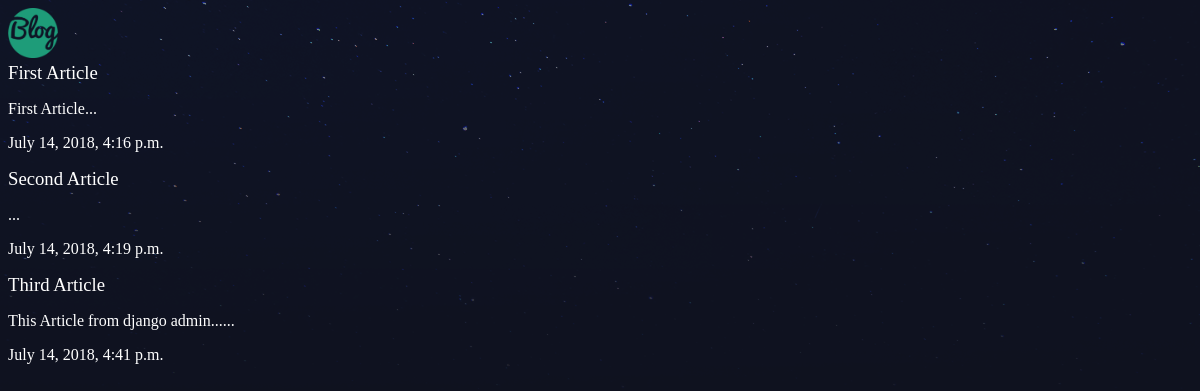
The app's page /articles/, older data.
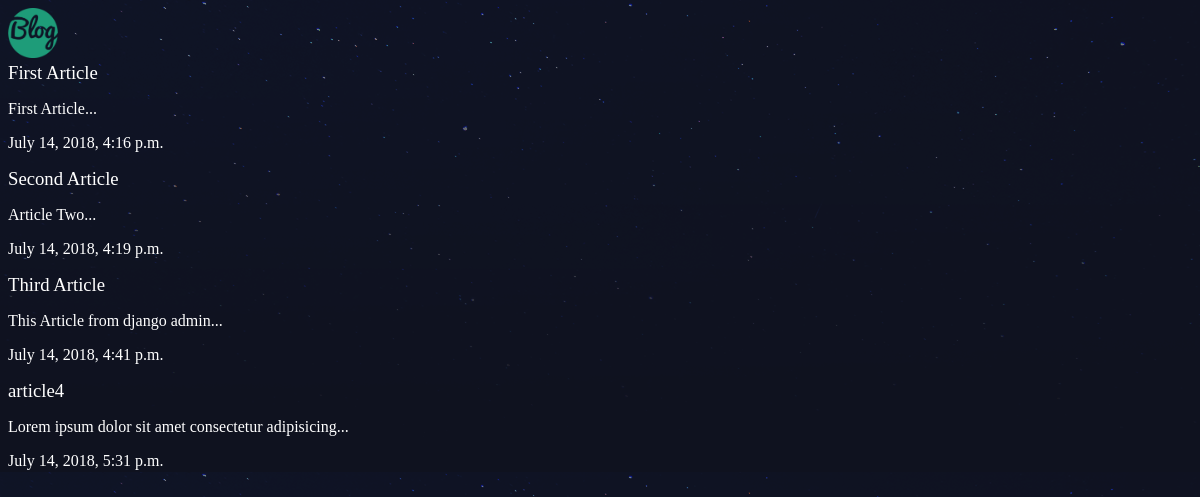
The same page, newer data.
### articles/models.py (models this page shows, shortened)
class Article(models.Model):
    title = models.CharField(max_length=100)
    slug  = models.SlugField()
    body  = models.TextField()
    date  = models.DateTimeField(auto_now_add=True)
    def snippet(self):
        return self.body[:50] + '...'

### articles/views.py (the view)
# urls.py: path('/', views.articles_list, name='list'),
def articles_list(request):
    articles = Article.objects.all().order_by('date')
    return render(request, 'articles/articles_list.html', { 'articles': articles })

### articles/templates/articles/articles_list.html
{% extends 'base_layout.html' %}
{% block content %}
    <div class="articles">
        {% for article in articles %}
        <div class="article">
            <h3><a href="{% url 'detail' slug=article.slug %}">{{ article.title }}</a></h3>
            <p>{{ article.snippet }}</p>
            <p>{{ article.date }}</p>
        </div>
        {% endfor %}
    </div>
{% endblock %}

Row changes from the older to the newer data that the page shows:
changed Article "Second Article": snippet "..." → "Article Two..."
changed Article "Third Article": snippet "This Article from django admin......" → "This Article from django admin..."
added Article: title "article4", snippet "Lorem ipsum dolor sit amet consectetur adipisicing...", date "July 14, 2018, 5:31 p.m."
